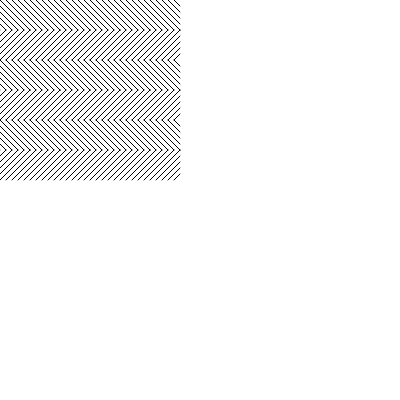
Frame 1 (no input)
Frame 60 (no input): identical to frame 1, image omitted
Frame 120 (the mouse pressed at the canvas centre since frame 60): identical to frame 1, image omitted

The p5.js sketch that drew this single still picture (run headless with seeded random() and noise() and a simulated clock; from frame 60 on, the mouse is pressed at the canvas centre):

// p5.js sketch
// ── sketch.js
function setup() {
  createCanvas(400, 400);
}

const quadWidth = 30;

function draw() {
  background(255);
  let counter = 0;
  for (let x = 0; x < 6; x += 1) {
    for (let y = 0; y < 6; y += 1) {
      let quadType = true;
      if (counter%2 === 0) {
        quadType = false;
      }
      lineQuad(
        x * quadWidth,
        y * quadWidth,
        quadType
      );
      counter += 1;
    }
  }
}

function lineQuad (x, y, quadType) {
  const lineNum = 5;
  for (let l = 0; l < lineNum; l += 1) {
    if (quadType) {
      line(
        x,
        y + quadWidth / lineNum * l,
        x + quadWidth / lineNum * l,
        y);
      line(
        x + quadWidth / lineNum * l,
        y + quadWidth,
        x + quadWidth,
        y + quadWidth / lineNum * l);
    } else {
      line(
        x + quadWidth / lineNum * l,
        y,
        x + quadWidth,
        y + quadWidth - quadWidth / lineNum * l);
      line(
        x,
        y + quadWidth / lineNum * l,
        x + quadWidth - quadWidth / lineNum * l,
        y + quadWidth);
    }
  }
}
